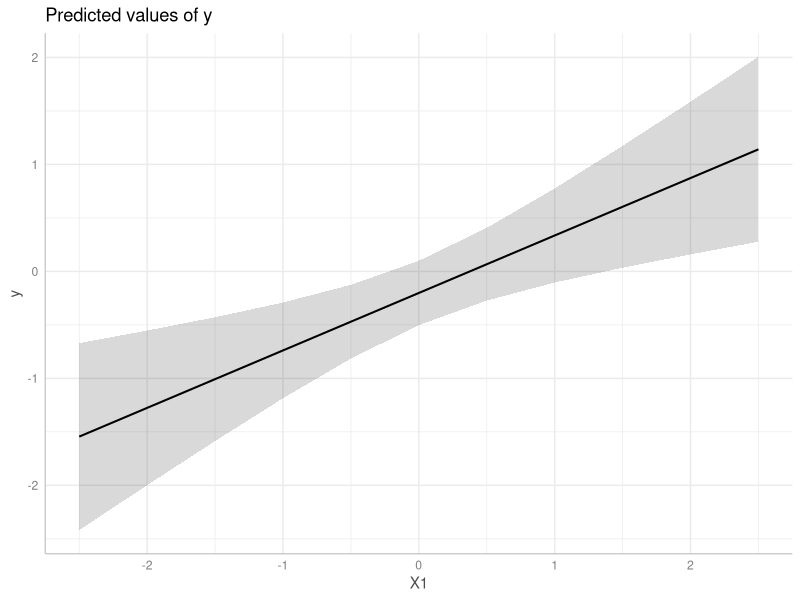
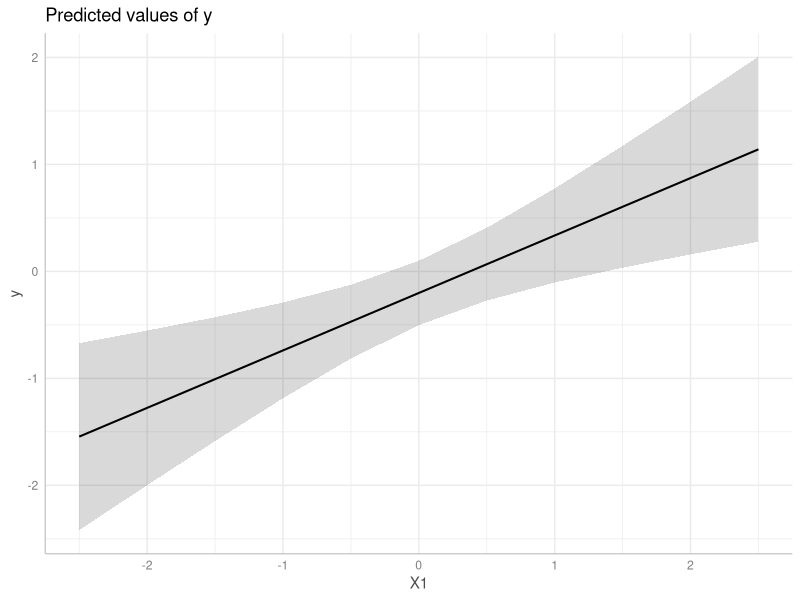
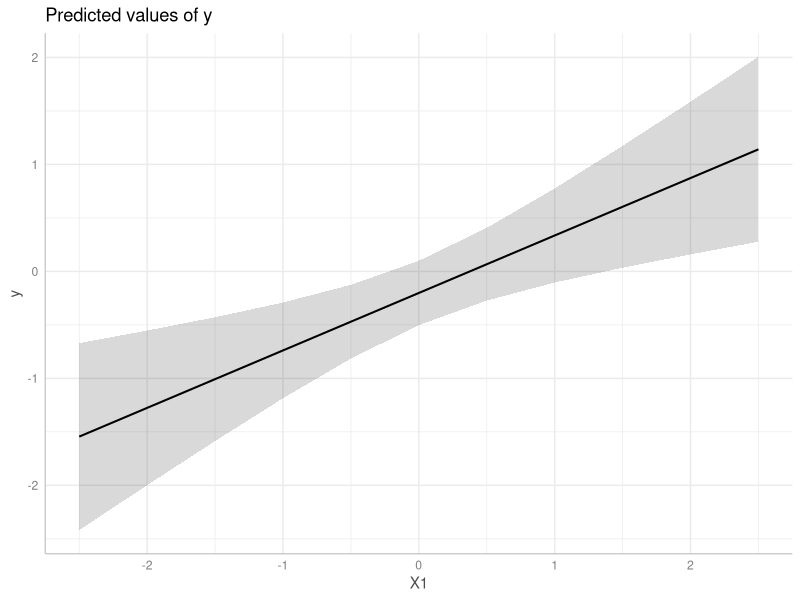

These figures' R source, in order:
## ---- chunk 1
knitr::opts_chunk$set(collapse = TRUE, comment = "#>", dev = "png", fig.width = 7, fig.height = 5, message = FALSE, warning = FALSE)
## ---- chunk 2
library(ggeffects)
set.seed(123)

# example taken from "?clubSandwich::vcovCR"
m <- 8
cluster <- factor(rep(LETTERS[1:m], 3 + rpois(m, 5)))
n <- length(cluster)
X <- matrix(rnorm(3 * n), n, 3)
nu <- rnorm(m)[cluster]
e <- rnorm(n)
y <- X %*% c(.4, .3, -.3) + nu + e
dat <- data.frame(y, X, cluster, row = 1:n)

# fit linear model
model <- lm(y ~ X1 + X2 + X3, data = dat)
## ---- chunk 3
ggpredict(model, "X1")
## ---- chunk 4
me <- ggpredict(model, "X1")
plot(me)
## ---- chunk 5
ggpredict(model, "X1", vcov.fun = "vcovHC", vcov.type = "HC0")
## ---- chunk 6
me <- ggpredict(model, "X1", vcov.fun = "vcovHC", vcov.type = "HC0")
plot(me)
## ---- chunk 7
ggpredict(
  model, "X1", vcov.fun = "vcovCR", vcov.type = "CR0", 
  vcov.args = list(cluster = dat$cluster)
)
## ---- chunk 8
me <- ggpredict(
  model, "X1", vcov.fun = "vcovCR", vcov.type = "CR0", 
  vcov.args = list(cluster = dat$cluster)
)
plot(me)
